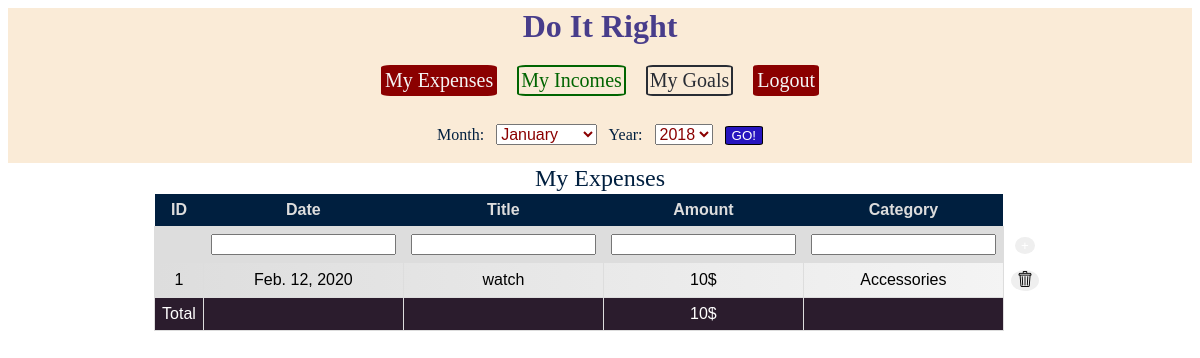
The app's page /expenses/ (signed in), older data.
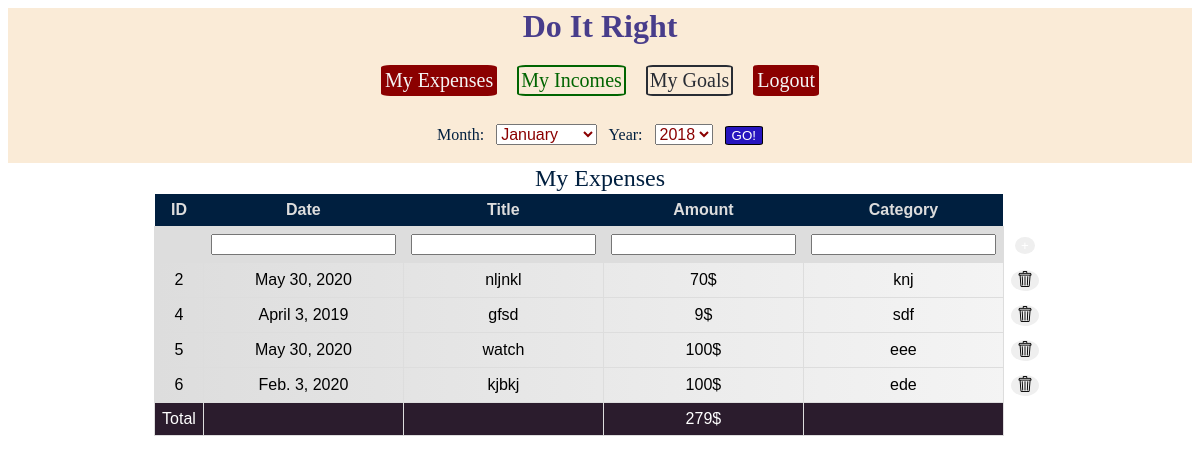
The same page, newer data.
### budget/models.py (models this page shows, shortened)
class Expense(models.Model):
    date = models.DateField()
    title = models.CharField(max_length=300)
    amount = models.DecimalField(decimal_places=2, max_digits=12)
    category = models.CharField(max_length=200)

### budget/views.py (the view)
# urls.py: path('expenses/', views.expense_item, name='expenses'),
@login_required
def expense_item(request):
    if request.method == "POST":
        print(request.POST.get('action'))
        if request.POST.get('action') == 'delete':
            Expense.objects.get(id=int(request.POST['expense'])).delete()
            return redirect('/expenses/')
        form = ExpenseForm(request.POST)
        if form.is_valid():
            o = form.save()
            return redirect('/expenses/')
    else:
        form = ExpenseForm()
    list_expenses = Expense.objects.all()
    sum_amount_expense = Expense.objects.aggregate(Sum('amount'))
    context = {
        'list_expenses': list_expenses,
        'sum_amount_expense': sum_amount_expense,
        'form': form
    }
    return render(request, 'budget/expenses.html', context)

### budget/forms.py
class ExpenseForm(forms.ModelForm):
    class Meta:
        model = models.Expense
        fields = "__all__"

### budget/templates/budget/expenses.html (shortened to what this page needs)
{% extends "budget/budgetpage.html" %}
{% load mathfilters static budget_extras %}
{% block content %}
    <table class="table">
        <div class="headerTableText"> My Expenses</div>
        <tr class="tableHeader hideBorder">
            <th class="hideRightBorder">ID</th>
            <th class="hideRightBorder">Date</th>
            <th class="hideRightBorder">Title</th>
            <th class="hideRightBorder">Amount</th>
            <th class="hideRightBorder">Category</th>
            <th class="hideBorder"></th>
        </tr>
        <tr>
            <form method="post">
                <td></td>
                {% for n in form %}
                    <td>{{ n }}</td>
                {% endfor %}
                <td class="buttonBorder"><input class="addButton" type="submit" value="+"></td>
            </form>
        </tr>
        {% if list_expenses %}
                {% for n in list_expenses %}
                    <tr class="tableContent">
                        <td>{{ n.id }}</td>
                        <td>{{ n.date }}</td>
                        <td>{{ n.title }}</td>
                        <td>{{ n.amount|floatformat }}$</td>
                        <td>{{ n.category }}</td>
                        <td class="hideBorder">
                            <form method="post">
                                <button class="addButton rubbish" type="submit">
                                    <img src="{% static 'images/rubbish.png' %}">
                                </button>
                            </form>
                        </td>
                {% endfor %}
            <tr class="footer_table">
                <td>Total</td>
                <td></td>
                <td></td>
                <td> {{ sum_amount_expense.amount__sum }}$</td>
                <td></td>
            </tr>
            </tr>
        {% else %}
            <tr>
                <td colspan="5"> No product are available.</td>
            </tr>
        {% endif %}
    </table>
{% endblock %}

Row changes from the older to the newer data that the page shows:
removed Expense: id "1", date "Feb. 12, 2020", title "watch", amount "10", category "Accessories"
added Expense: id "2", date "May 30, 2020", title "nljnkl", amount "70", category "knj"
added Expense: id "4", date "April 3, 2019", title "gfsd", amount "9", category "sdf"
added Expense: id "5", date "May 30, 2020", title "watch", amount "100", category "eee"
added Expense: id "6", date "Feb. 3, 2020", title "kjbkj", amount "100", category "ede"
Text that changed along with them:
{{ sum_amount_expense.amount__sum }}: "10" → "279"
